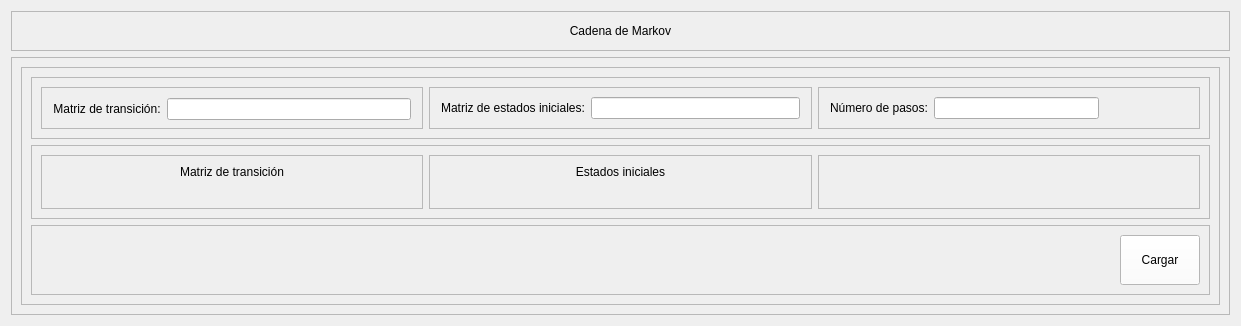
            <widget class="QWidget" name="page_markov">
             <layout class="QVBoxLayout" name="verticalLayout_83">
              <item>
               <widget class="QFrame" name="frame_183">
                <property name="minimumSize">
                 <size>
                  <width>0</width>
                  <height>40</height>
                 </size>
                </property>
                <property name="maximumSize">
                 <size>
                  <width>16777215</width>
                  <height>50</height>
                 </size>
                </property>
                <property name="frameShape">
                 <enum>QFrame::StyledPanel</enum>
                </property>
                <property name="frameShadow">
                 <enum>QFrame::Raised</enum>
                </property>
                <layout class="QHBoxLayout" name="horizontalLayout_115">
                 <item>
                  <widget class="QLabel" name="label_35">
                   <property name="styleSheet">
                    <string notr="true">font: 75 12pt &quot;Open Sans Semibold&quot;</string>
                   </property>
                   <property name="text">
                    <string>Cadena de Markov</string>
                   </property>
                   <property name="alignment">
                    <set>Qt::AlignCenter</set>
                   </property>
                  </widget>
                 </item>
                </layout>
               </widget>
              </item>
              <item>
               <widget class="QFrame" name="frame_67">
                <property name="frameShape">
                 <enum>QFrame::StyledPanel</enum>
                </property>
                <property name="frameShadow">
                 <enum>QFrame::Raised</enum>
                </property>
                <layout class="QHBoxLayout" name="horizontalLayout_60">
                 <item>
                  <widget class="QFrame" name="frame_77">
                   <property name="frameShape">
                    <enum>QFrame::StyledPanel</enum>
                   </property>
                   <property name="frameShadow">
                    <enum>QFrame::Raised</enum>
                   </property>
                   <layout class="QVBoxLayout" name="verticalLayout_41">
                    <item>
                     <widget class="QFrame" name="frame_80">
                      <property name="frameShape">
                       <enum>QFrame::StyledPanel</enum>
                      </property>
                      <property name="frameShadow">
                       <enum>QFrame::Raised</enum>
                      </property>
                      <layout class="QHBoxLayout" name="horizontalLayout_113">
                       <item>
                        <widget class="QFrame" name="frame_171">
                         <property name="frameShape">
                          <enum>QFrame::StyledPanel</enum>
                         </property>
                         <property name="frameShadow">
                          <enum>QFrame::Raised</enum>
                         </property>
                         <layout class="QHBoxLayout" name="horizontalLayout_109">
                          <property name="leftMargin">
                           <number>11</number>
                          </property>
                          <property name="rightMargin">
                           <number>11</number>
                          </property>
                          <property name="bottomMargin">
                           <number>7</number>
                          </property>
                          <item>
                           <widget class="QLabel" name="label_33">
                            <property name="styleSheet">
                             <string notr="true">font: 75 9pt &quot;Open Sans Semibold&quot;</string>
                            </property>
                            <property name="text">
                             <string>Matriz de transición:</string>
                            </property>
                            <property name="alignment">
                             <set>Qt::AlignCenter</set>
                            </property>
                           </widget>
                          </item>
                          <item>
                           <widget class="QLineEdit" name="le_filas_13">
                            <property name="styleSheet">
                             <string notr="true">font: 75 8pt &quot;Open Sans Semibold&quot;</string>
                            </property>
                           </widget>
                          </item>
                         </layout>
                        </widget>
                       </item>
                       <item>
                        <widget class="QFrame" name="frame_172">
                         <property name="frameShape">
                          <enum>QFrame::StyledPanel</enum>
                         </property>
                         <property name="frameShadow">
                          <enum>QFrame::Raised</enum>
                         </property>
                         <layout class="QHBoxLayout" name="horizontalLayout_108">
                          <property name="leftMargin">
                           <number>11</number>
                          </property>
                          <property name="rightMargin">
                           <number>11</number>
                          </property>
                          <item>
                           <widget class="QLabel" name="label_34">
                            <property name="styleSheet">
                             <string notr="true">font: 75 9pt &quot;Open Sans Semibold&quot;</string>
                            </property>
                            <property name="text">
                             <string>Matriz de estados iniciales:</string>
                            </property>
                            <property name="alignment">
                             <set>Qt::AlignCenter</set>
                            </property>
                           </widget>
                          </item>
                          <item>
                           <widget class="QLineEdit" name="le_filas_14">
                            <property name="styleSheet">
                             <string notr="true">font: 75 8pt &quot;Open Sans Semibold&quot;</string>
                            </property>
                            <property name="text">
                             <string/>
                            </property>
                           </widget>
                          </item>
                         </layout>
                        </widget>
                       </item>
                       <item>
                        <widget class="QFrame" name="frame_173">
                         <property name="frameShape">
                          <enum>QFrame::StyledPanel</enum>
                         </property>
                         <property name="frameShadow">
                          <enum>QFrame::Raised</enum>
                         </property>
                         <layout class="QHBoxLayout" name="horizontalLayout_107">
                          <property name="leftMargin">
                           <number>11</number>
                          </property>
                          <property name="rightMargin">
                           <number>100</number>
                          </property>
                          <item>
                           <widget class="QLabel" name="label_36">
                            <property name="styleSheet">
                             <string notr="true">font: 75 9pt &quot;Open Sans Semibold&quot;</string>
                            </property>
                            <property name="text">
                             <string>Número de pasos:</string>
                            </property>
                            <property name="alignment">
                             <set>Qt::AlignCenter</set>
                            </property>
                           </widget>
                          </item>
                          <item>
                           <widget class="QLineEdit" name="le_filas_15">
                            <property name="styleSheet">
                             <string notr="true">font: 75 8pt &quot;Open Sans Semibold&quot;</string>
                            </property>
                            <property name="text">
                             <string/>
                            </property>
                           </widget>
                          </item>
                         </layout>
                        </widget>
                       </item>
                      </layout>
                     </widget>
                    </item>
                    <item>
                     <widget class="QFrame" name="frame_104">
                      <property name="frameShape">
                       <enum>QFrame::StyledPanel</enum>
                      </property>
                      <property name="frameShadow">
                       <enum>QFrame::Raised</enum>
                      </property>
                      <layout class="QHBoxLayout" name="horizontalLayout_110">
                       <item>
                        <widget class="QFrame" name="frame_174">
                         <property name="frameShape">
                          <enum>QFrame::StyledPanel</enum>
                         </property>
                         <property name="frameShadow">
                          <enum>QFrame::Raised</enum>
                         </property>
                         <layout class="QVBoxLayout" name="verticalLayout_78">
                          <item>
                           <widget class="QLabel" name="label_39">
                            <property name="styleSheet">
                             <string notr="true">font: 75 9pt &quot;Open Sans Semibold&quot;</string>
                            </property>
                            <property name="text">
                             <string>Matriz de transición</string>
                            </property>
                            <property name="alignment">
                             <set>Qt::AlignCenter</set>
                            </property>
                           </widget>
                          </item>
                          <item>
                           <widget class="QLabel" name="label_103">
                            <property name="styleSheet">
                             <string notr="true">font: 75 10pt &quot;Open Sans Semibold&quot;</string>
                            </property>
                            <property name="text">
                             <string/>
                            </property>
                            <property name="alignment">
                             <set>Qt::AlignCenter</set>
                            </property>
                           </widget>
                          </item>
                         </layout>
                        </widget>
                       </item>
                       <item>
                        <widget class="QFrame" name="frame_176">
                         <property name="frameShape">
                          <enum>QFrame::StyledPanel</enum>
                         </property>
                         <property name="frameShadow">
                          <enum>QFrame::Raised</enum>
                         </property>
                         <layout class="QVBoxLayout" name="verticalLayout_79">
                          <item>
                           <widget class="QLabel" name="label_102">
                            <property name="styleSheet">
                             <string notr="true">font: 75 9pt &quot;Open Sans Semibold&quot;</string>
                            </property>
                            <property name="text">
                             <string>Estados iniciales</string>
                            </property>
                            <property name="alignment">
                             <set>Qt::AlignCenter</set>
                            </property>
                           </widget>
                          </item>
                          <item>
                           <widget class="QLabel" name="label_105">
                            <property name="styleSheet">
                             <string notr="true">font: 75 10pt &quot;Open Sans Semibold&quot;</string>
                            </property>
                            <property name="text">
                             <string/>
                            </property>
                            <property name="alignment">
                             <set>Qt::AlignCenter</set>
                            </property>
                           </widget>
                          </item>
                         </layout>
                        </widget>
                       </item>
                       <item>
                        <widget class="QFrame" name="frame_79">
                         <property name="frameShape">
                          <enum>QFrame::StyledPanel</enum>
                         </property>
                         <property name="frameShadow">
                          <enum>QFrame::Raised</enum>
                         </property>
                         <layout class="QVBoxLayout" name="verticalLayout_42">
                          <item>
                           <widget class="QLabel" name="label_106">
                            <property name="styleSheet">
                             <string notr="true">font: 75 9pt &quot;Open Sans Semibold&quot;</string>
                            </property>
                            <property name="text">
                             <string/>
                            </property>
                            <property name="alignment">
                             <set>Qt::AlignCenter</set>
                            </property>
                           </widget>
                          </item>
                          <item>
                           <widget class="QLabel" name="label_37">
                            <property name="styleSheet">
                             <string notr="true">font: 75 10pt &quot;Open Sans Semibold&quot;</string>
                            </property>
                            <property name="text">
                             <string/>
                            </property>
                            <property name="alignment">
                             <set>Qt::AlignCenter</set>
                            </property>
                           </widget>
                          </item>
                         </layout>
                        </widget>
                       </item>
                      </layout>
                     </widget>
                    </item>
                    <item>
                     <widget class="QFrame" name="frame_177">
                      <property name="minimumSize">
                       <size>
                        <width>0</width>
                        <height>50</height>
                       </size>
                      </property>
                      <property name="maximumSize">
                       <size>
                        <width>16777215</width>
                        <height>75</height>
                       </size>
                      </property>
                      <property name="frameShape">
                       <enum>QFrame::StyledPanel</enum>
                      </property>
                      <property name="frameShadow">
                       <enum>QFrame::Raised</enum>
                      </property>
                      <layout class="QHBoxLayout" name="horizontalLayout_112">
                       <item>
                        <spacer name="horizontalSpacer_22">
                         <property name="orientation">
                          <enum>Qt::Horizontal</enum>
                         </property>
                         <property name="sizeHint" stdset="0">
                          <size>
                           <width>1079</width>
                           <height>20</height>
                          </size>
                         </property>
                        </spacer>
                       </item>
                       <item>
                        <widget class="QPushButton" name="btn_resultado_markov">
                         <property name="minimumSize">
                          <size>
                           <width>0</width>
                           <height>50</height>
                          </size>
                         </property>
                         <property name="styleSheet">
                          <string notr="true">QFrame{
background-color: rgb(51, 157, 255);
}

QPushButton{
color: rgb(0, 0, 0);
background-color: rgb(255, 255, 255);
font: 75 9pt &quot;Open Sans Semibold&quot;
}

QPushButton:hover{
color: rgb(255, 255, 255);
background-color: rgb(207, 178, 132);
font: 75 10pt  &quot;Open Sans Semibold&quot;
}</string>
                         </property>
                         <property name="text">
                          <string>Cargar</string>
                         </property>
                        </widget>
                       </item>
                      </layout>
                     </widget>
                    </item>
                   </layout>
                  </widget>
                 </item>
                </layout>
               </widget>
              </item>
             </layout>
            </widget>
